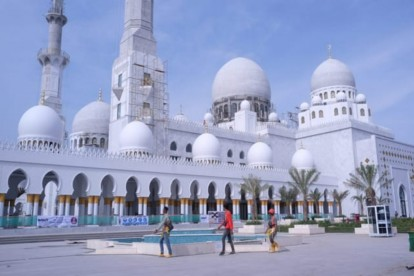
#> input picture masjid1.jpg, 414 x 276 px
$ jupyter execute 'EKSTRASI FITUR BERDASARKAN WARNA.ipynb'
#> lines starting #> are read from the running program, lines starting #| are printed output that depends on the picture
[cell 1]
import numpy as np
import imageio
import matplotlib.pyplot as plt
import cv2

[cell 2]
# img = imageio.imread("gambar4.jpg")
img_bgr = cv2.imread("masjid1.jpg")
#> img_bgr is the input picture: shape (276, 414, 3); mean B, G, R 192.7, 157.5, 147.9
img = cv2.cvtColor(img_bgr, cv2.COLOR_BGR2RGB)
height, width, channel = img_bgr.shape
#> height = 276; width = 414; channel = 3

[cell 3]
hgr = np.zeros((256))
hgg = np.zeros((256))
hgb = np.zeros((256))
hgrgb = np.zeros((768), dtype=np.int32)

[cell 4]
def makeItZero():
    for x in range(0, 256):
        hgr[x] = 0
        hgg[x] = 0
        hgb[x] = 0
    for x in range(0, 768):
        hgrgb[x] = 0

[cell 5]
makeItZero()
# th = int(256/64)
temp = [0]
for y in range(0, height):
    for x in range(0, width):
        red = int(img[y][x][0])
        green = int(img[y][x][1])
        blue = int(img[y][x][2])
        red = red + 0
        green = green + 256
        blue = blue + 512
        # temp.append(green)
        hgrgb[red] += 1
        hgrgb[green] += 1
        hgrgb[blue] += 1
#> after the loop, hgrgb = 768 values, max 4442 at index 732, min 0 at index 0, mean 446.3
binsrgb = np.linspace(0, 768, 100)
binsr = np.linspace(0, 0, 100)
plt.hist(hgr, binsr, color = "red", alpha=0.5)
binsg = np.linspace(0, 256, 100)
plt.hist(hgr, binsg, color = "green", alpha=0.5)
binsb = np.linspace(0, 768, 100)
plt.hist(hgr, binsb, color = "blue", alpha=0.5)
#plt.hist(hgr, binsrgb, alpha=0.5)
plt.plot(hgrgb)
plt.title("Histogram Red Green Blue")
plt.show()
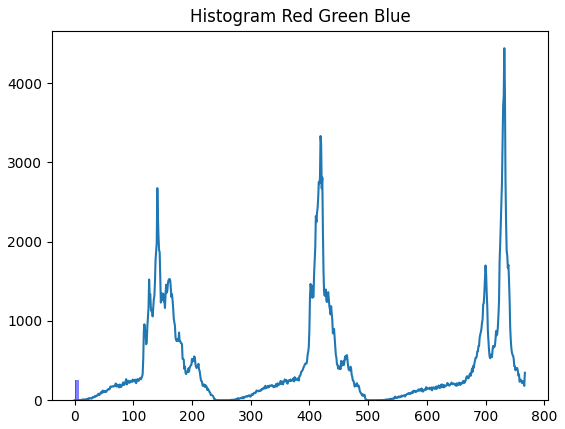
#> figure drawn by matplotlib, 1 panel; tallest bar 256 high, from x = 0 to 0; tallest bar 256 high, from x = 2.22e-16 to 2.59; tallest bar 256 high, from x = 0 to 7.76; curve peaks at x = 732, y = 4442

[cell 6]
hist_img = cv2.calcHist([img], [0], None, [768], [0, 768])
#> hist_img = 768 values, max 2676 at index 141, min 0 at index 0, mean 148.8
plt.plot(hist_img)
plt.title("Histogram Red Green Blue")
plt.show()
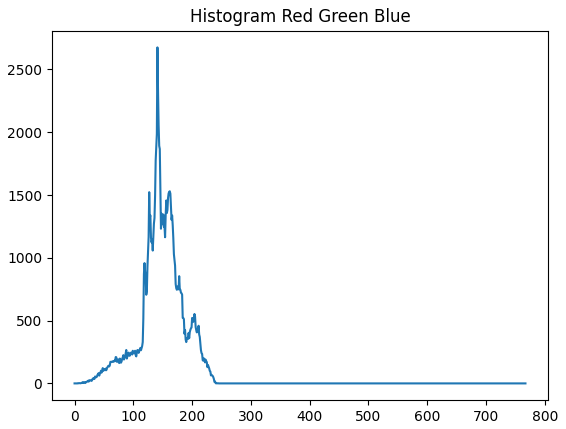
#> figure drawn by matplotlib, 1 panel; curve peaks at x = 141, y = 2676

[cell 7]
makeItZero()
for y in range(0, img.shape[0]):
    for x in range(0, img.shape[1]):
        red = img[y][x][0]
        green = img[y][x][1]
        blue = img[y][x][2]
        hgr[red] += 1
        hgg[green] += 1
        hgb[blue] += 1
#> after the loop, hgb = 256 values, max 4442 at index 220, min 0 at index 0, mean 446.3; hgg = 256 values, max 3334 at index 163, min 0 at index 0, mean 446.3; hgr = 256 values, max 2676 at index 141, min 0 at index 0, mean 446.3
def plot_result(red, green, blue):
    bins = np.linspace(0, 256, 128)
    fig, (ax1, ax2, ax3) = plt.subplots(1, 3, sharey=True)
    for ax in [ax1, ax2, ax3]:
        ax.spines["top"].set_visible(False)
        ax.spines["right"].set_visible(False)
        ax.spines["left"].set_visible(False)
        ax.spines["bottom"].set_visible(False)
        ax.grid(color='b', linestyle='--', linewidth=0.5, alpha=0.3)
        ax.tick_params(direction='out', color='b', width='1')
    ax1.set_title('Red')
    ax2.set_title('Green')
    ax3.set_title('Blue')
    ax1.hist(red, bins, color="red", alpha=1)
    ax2.hist(green, bins, color="green", alpha=1)
    ax3.hist(blue, bins, color="blue", alpha=1)
plt.rcParams['figure.figsize'] = [20, 7]
plot_result(hgr, hgg, hgb)
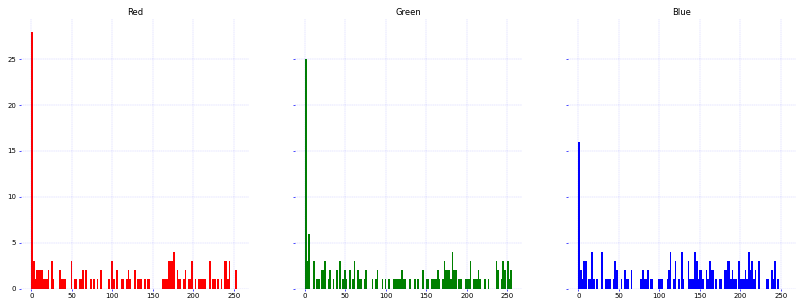
#> figure drawn by matplotlib, 3 panels; panel 1: tallest bar 28 high, from x = 0 to 2.02

$ run again, with masjid2.jpg copied over masjid1.jpg
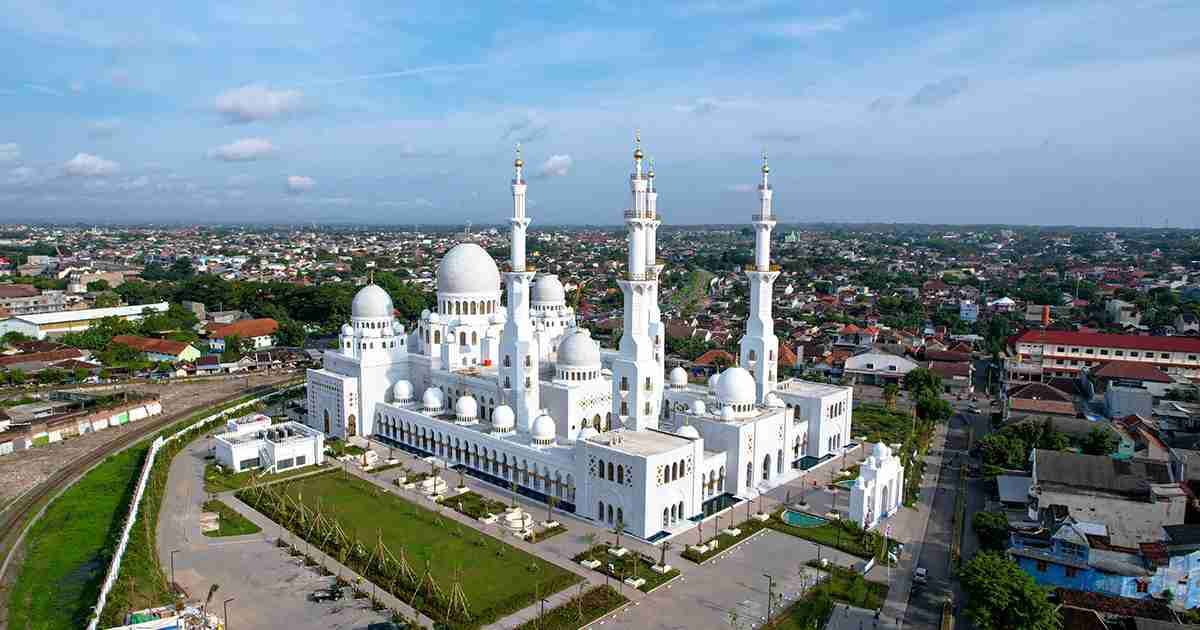
#> input picture masjid2.jpg, 1200 x 630 px
#> img_bgr is the input picture: shape (630, 1200, 3); mean B, G, R 144.2, 136.1, 120.1
#> after the loop `for y in range(0, height):`: hgrgb = 768 values, max 18724 at index 748, min 465 at index 257, mean 2953.1
#> hist_img = 768 values, max 17978 at index 145, min 0 at index 256, mean 984.4
#> `plt.show()`:
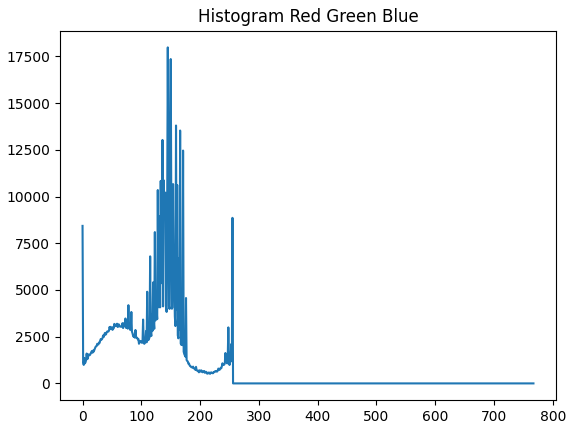
#> figure drawn by matplotlib, 1 panel; curve peaks at x = 145, y = 17978
#> after the loop `for y in range(0, img.shape[0]):`: hgb = 256 values, max 18724 at index 236, min 752 at index 254, mean 2953.1; hgg = 256 values, max 15120 at index 192, min 465 at index 1, mean 2953.1; hgr = 256 values, max 17978 at index 145, min 513 at index 217, mean 2953.1
#> `[cell 7] makeItZero() for y in range(0, img.shape[0]): for x in range(..`:
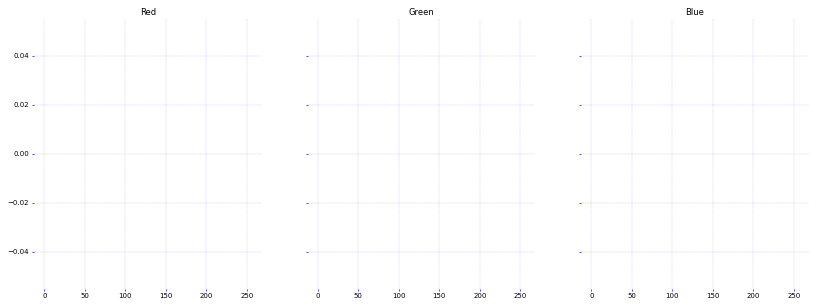
#> figure drawn by matplotlib, 3 panels
